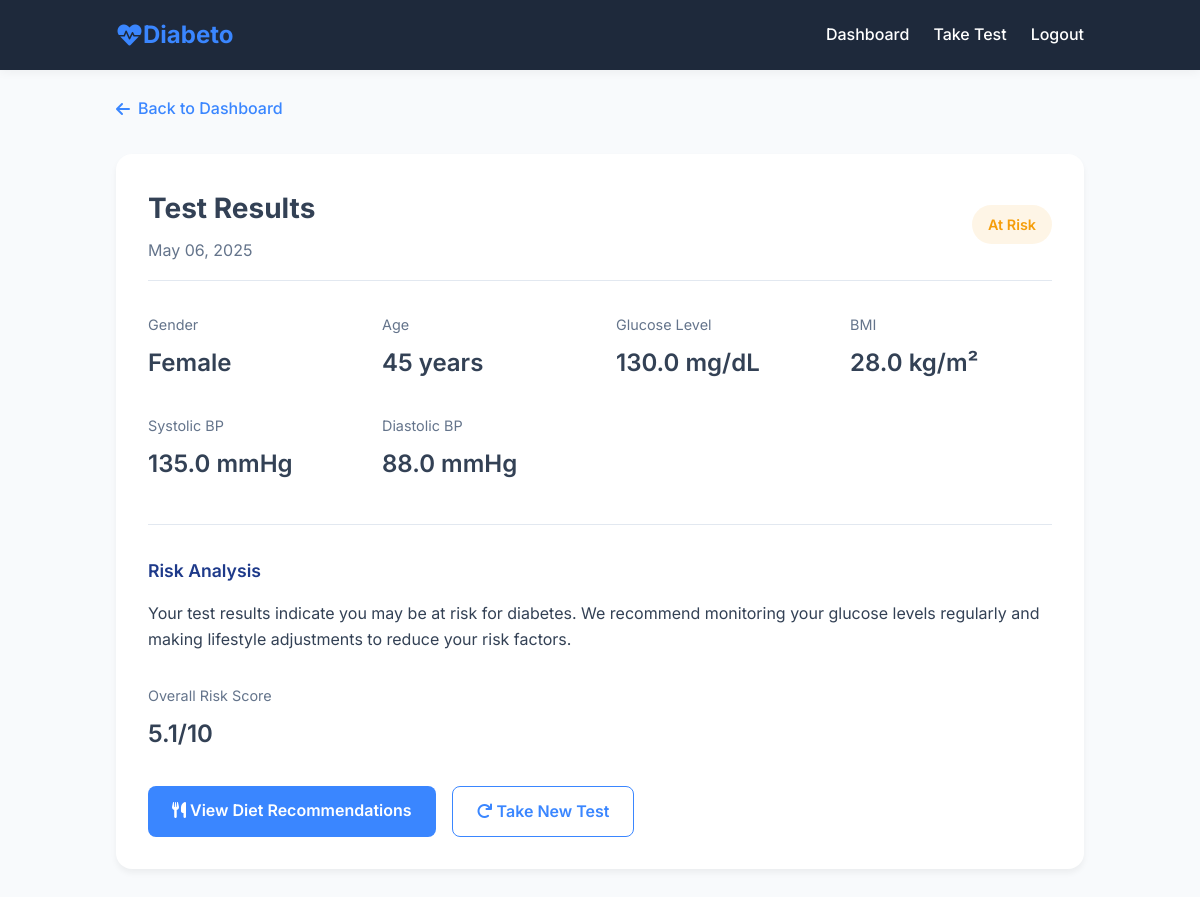
The page /test_details/2 (signed in) on the database its author committed.
### app.py (models this page shows, shortened)
class TestResult(db.Model):
    id = db.Column(db.Integer, primary_key=True)
    user_id = db.Column(db.Integer, db.ForeignKey('user.id'), nullable=False)
    date = db.Column(db.DateTime, nullable=False, default=datetime.now)
    gender = db.Column(db.String(10), nullable=False)
    age = db.Column(db.Integer, nullable=False)
    glucose = db.Column(db.Float, nullable=False)
    bmi = db.Column(db.Float, nullable=False)
    sys_bp = db.Column(db.Float, nullable=False)
    dia_bp = db.Column(db.Float, nullable=False)
    risk_level = db.Column(db.String(20), nullable=False)
    risk_score = db.Column(db.Float, nullable=False)  # Numerical score for the chart

### app.py (the view)
@app.route("/test_details/<int:test_id>")
@login_required
def test_details(test_id):
    test = TestResult.query.filter_by(id=test_id, user_id=current_user.id).first_or_404()
    test_data = {
        'id': test.id,
        'date': test.date.strftime('%B %d, %Y'),
        'gender': test.gender.capitalize(),
        'age': test.age,
        'glucose': test.glucose,
        'bmi': test.bmi,
        'systolic_bp': test.sys_bp,
        'diastolic_bp': test.dia_bp,
        'risk_level': test.risk_level,
        'risk_score': test.risk_score
    }
    return render_template("test_details.html", test=test_data)

### app.py (called while the page is built)
@login_manager.user_loader
def load_user(user_id):
    return User.query.get(int(user_id))

### templates/test_details.html (shortened to what this page needs)
<!DOCTYPE html>
<html lang="en">
<head>
    <link href="https://cdnjs.cloudflare.com/ajax/libs/font-awesome/6.0.0-beta3/css/all.min.css" rel="stylesheet">
</head>
<body>
    <header class="header">
        <div class="header-container">
            <a href="{{ url_for('login') }}" class="logo">
                <i class="fas fa-heartbeat"></i> Diabeto
            </a>
            <div class="nav-links">
                <a href="{{ url_for('profile') }}">Dashboard</a>
                <a href="{{ url_for('form') }}">Take Test</a>
                <a href="{{ url_for('logout') }}">Logout</a>
            </div>
        </div>
    </header>
    <div class="container">
        <a href="{{ url_for('profile') }}" class="back-button">
            <i class="fas fa-arrow-left"></i> Back to Dashboard
        </a>
        <div class="test-card">
            <div class="test-header">
                <div class="test-title">
                    <h1>Test Results</h1>
                    <div class="test-date">{{ test.date }}</div>
                </div>
                <div class="risk-status">
                    <div class="risk-badge
                    {% if test.risk_level == 'High Risk' %}risk-high{% elif test.risk_level == 'At Risk' %}risk-medium{% else %}risk-low{% endif %}">
                        {{ test.risk_level }}
                    </div>
                </div>
            </div>
            <div class="test-details">
                <div class="detail-item">
                    <div class="detail-label">Gender</div>
                    <div class="detail-value">{{ test.gender }}</div>
                </div>
                <div class="detail-item">
                    <div class="detail-label">Age</div>
                    <div class="detail-value">{{ test.age }} years</div>
                </div>
                <div class="detail-item">
                    <div class="detail-label">Glucose Level</div>
                    <div class="detail-value">{{ test.glucose }} mg/dL</div>
                </div>
                <div class="detail-item">
                    <div class="detail-label">BMI</div>
                    <div class="detail-value">{{ test.bmi }} kg/m²</div>
                </div>
                <div class="detail-item">
                    <div class="detail-label">Systolic BP</div>
                    <div class="detail-value">{{ test.systolic_bp }} mmHg</div>
                </div>
                <div class="detail-item">
                    <div class="detail-label">Diastolic BP</div>
                    <div class="detail-value">{{ test.diastolic_bp }} mmHg</div>
                </div>
            </div>
            <div class="risk-score-container">
                <div class="risk-score-title">
                    Risk Analysis
                </div>
                <div class="risk-description">
                    {% if test.risk_level == 'High Risk' %}
                    Your test results show elevated risk indicators for diabetes. The high glucose level ({{ test.glucose }} mg/dL) and other metrics suggest you should consult with a healthcare professional as soon as possible for a comprehensive evaluation.
                    {% elif test.risk_level == 'At Risk' %}
                    Your test results indicate you may be at risk for diabetes. We recommend monitoring your glucose levels regularly and making lifestyle adjustments to reduce your risk factors.
                    {% else %}
                    Your test results are within normal range, indicating a low risk for diabetes. Continue maintaining a healthy lifestyle to keep your risk low.
                    {% endif %}
                </div>
                <div class="detail-item">
                    <div class="detail-label">Overall Risk Score</div>
                    <div class="detail-value">{{ test.risk_score|round(1) }}/10</div>
                </div>
            </div>
            <div class="actions">
                <a href="{{ url_for('diet_plan', risk_level=test.risk_level) }}" class="btn btn-primary">
                    <i class="fas fa-utensils"></i> View Diet Recommendations
                </a>
                <a href="{{ url_for('form') }}" class="btn btn-outline">
                    <i class="fas fa-redo"></i> Take New Test
                </a>
            </div>
        </div>
    </div>
</body>
</html>

### templates/test_details.html (style rules this page uses)
:root { --primary: #3a86ff; --primary-dark: #1e3a8a; --primary-light: rgba(58, 134, 255, 0.1); --success: #22c55e; --warning: #f59e0b; --danger: #ef4444; --text: #334155; --text-light: #64748b; --bg: #f8fafc; --border: #e2e8f0; --white: #ffffff; }
* { box-sizing: border-box; margin: 0; padding: 0; }
body { font-family: 'Inter', -apple-system, BlinkMacSystemFont, sans-serif; line-height: 1.6; color: var(--text); background: var(--bg); min-height: 100vh; }
.header { background-color:#1e293b; box-shadow: 0 2px 10px rgba(0, 0, 0, 0.05); padding: 1rem; position: fixed; width: 100%; top: 0; z-index: 100; }
.header-container { display: flex; justify-content: space-between; align-items: center; max-width: 1000px; margin: 0 auto; padding: 0 1rem; }
.logo { display: flex; align-items: center; text-decoration: none; font-weight: 700; font-size: 1.5rem; color: var(--primary); }
.nav-links { display: flex; gap: 1.5rem; }
.nav-links a { text-decoration: none; color: var(--white); font-weight: 500; transition: color 0.2s ease; }
.container { max-width: 1000px; margin: 0 auto; padding: 6rem 1rem 2rem; }
.back-button { display: inline-flex; align-items: center; text-decoration: none; color: var(--primary); font-weight: 500; margin-bottom: 2rem; transition: color 0.2s ease; }
.back-button i { margin-right: 0.5rem; }
.test-card { background: var(--white); border-radius: 1rem; box-shadow: 0 4px 6px rgba(0, 0, 0, 0.05); padding: 2rem; }
.test-header { display: flex; justify-content: space-between; align-items: center; margin-bottom: 2rem; padding-bottom: 1rem; border-bottom: 1px solid var(--border); }
.test-title h1 { font-size: 1.75rem; font-weight: 700; color: var(--text); margin-bottom: 0.5rem; }
.test-date { font-size: 1rem; color: var(--text-light); }
.risk-badge { padding: 0.5rem 1rem; border-radius: 2rem; font-weight: 600; font-size: 0.9rem; display: inline-block; }
.risk-medium { background-color: rgba(245, 158, 11, 0.1); color: var(--warning); }
.test-details { display: grid; grid-template-columns: repeat(auto-fill, minmax(200px, 1fr)); gap: 2rem; margin-bottom: 2.5rem; }
.detail-item { display: flex; flex-direction: column; }
.detail-label { font-size: 0.9rem; color: var(--text-light); margin-bottom: 0.5rem; }
.detail-value { font-size: 1.5rem; font-weight: 600; color: var(--text); }
.risk-score-container { margin-top: 2rem; padding-top: 2rem; border-top: 1px solid var(--border); }
.risk-score-title { font-size: 1.1rem; font-weight: 600; margin-bottom: 1rem; color: var(--primary-dark); }
.risk-description { color: var(--text); margin-bottom: 2rem; }
.actions { display: flex; gap: 1rem; margin-top: 2rem; }
.btn { padding: 0.75rem 1.5rem; border-radius: 0.5rem; font-weight: 600; text-decoration: none; transition: all 0.2s ease; display: inline-block; }
.btn-primary { background: var(--primary); color: white; }
.btn-outline { border: 1px solid var(--primary); color: var(--primary); background: transparent; }

### rows shown on the page
TestResult: date "May 06, 2025", risk_level "At Risk", gender "Female", glucose "130.0", bmi "28.0", systolic_bp "135.0", diastolic_bp "88.0", risk_score "5.1"

### other values the page prints
{{ test.age }} "45"
